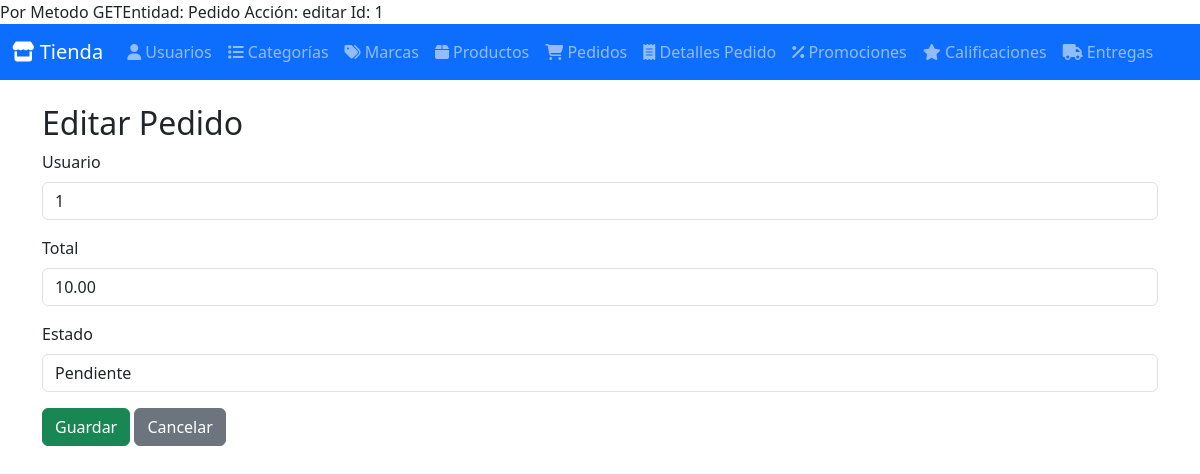
The page /index.php?entity=Pedido&action=editar&id=1 on the database its author committed.
### tables this page shows
CREATE TABLE pedidos (
    id INT AUTO_INCREMENT PRIMARY KEY,
    id_usuario INT,
    total DECIMAL(10,2) NOT NULL,
    estado ENUM('pendiente', 'enviado', 'entregado', 'cancelado') DEFAULT 'pendiente',
    fecha_pedido DATE DEFAULT (CURDATE()),
    FOREIGN KEY (id_usuario) REFERENCES usuarios(id) ON DELETE CASCADE
);

### Model/ClassPedido.php (called while the page is built, shortened)
<?php
require_once BASE_PATH . DIRECTORY_SEPARATOR . 'Config' . DIRECTORY_SEPARATOR . 'ClassDatabase.php';
class ClassPedido {
    private $conn;
    public function __construct() {
        $db = new ClassDatabase();
        $this->conn = $db->getConnection();
    }
    public function getPedidoById($id) {
        $query = "SELECT * FROM pedidos WHERE id = :id";
        $stmt = $this->conn->prepare($query);
        $stmt->bindParam(':id', $id);
        $stmt->execute();
        return $stmt->fetch(PDO::FETCH_ASSOC);
    }
}
?>

### Config/ClassDatabase.php (called while the page is built, shortened)
<?php
class ClassDatabase {
    private $host = 'localhost';
    private $db_name = 'bd_tienda_dulces';
    private $username = 'root';
    private $password = 'password';
    public function getConnection() {
        $this->conn = null;
        try {
            $this->conn = new PDO("mysql:host={$this->host};dbname={$this->db_name}", $this->username, $this->password);
            $this->conn->setAttribute(PDO::ATTR_ERRMODE, PDO::ERRMODE_EXCEPTION);
        } catch (PDOException $e) {
            echo "Error de conexión: " . $e->getMessage();
        }
        return $this->conn;
    }
}
?>

### Controller/ClassPedidoController.php (called while the page is built, shortened)
<?php
require_once BASE_PATH . DIRECTORY_SEPARATOR . 'Model' . DIRECTORY_SEPARATOR . 'ClassPedido.php';
class ClassPedidoController {
    public function getPedidoByIdController($id) {
        $pedidoModel = new ClassPedido();
        return $pedidoModel->getPedidoById($id);
    }
}
?>

### View/Pedido/formPedido.php (the view, shortened to what this page needs)
<?php
$pedido = $elemento ?? null;
$pedido = $pedido ?? ['id' => '', 'id_usuario' => '', 'total' => '', 'estado' => 'pendiente'];
$isEdit = !empty($pedido['id']);
?>
<h2><?php echo $isEdit ? 'Editar Pedido' : 'Registrar Pedido'; ?></h2>
<form method="POST" action="index.php">
    <div class="mb-3">
        <label class="form-label">Usuario</label>
        <input type="text" name="id_usuario" class="form-control" value="<?php echo htmlspecialchars($pedido['id_usuario']); ?>" required>
    </div>
    <div class="mb-3">
        <label class="form-label">Total</label>
        <input type="number" step="0.01" name="total" class="form-control" value="<?php echo htmlspecialchars($pedido['total']); ?>" required>
    </div>
    <div class="mb-3">
        <label class="form-label">Estado</label>
        <select name="estado" class="form-control">
            <option value="pendiente" <?php echo ($pedido['estado'] == 'pendiente') ? 'selected' : ''; ?>>Pendiente</option>
        </select>
    </div>
    <button type="submit" class="btn btn-success">Guardar</button>
    <a href="index.php?entity=Pedido&action=listar" class="btn btn-secondary">Cancelar</a>
</form>

### rows shown on the page
pedidos: id_usuario "1", total "10.00", estado "Pendiente"

### other values the page prints
$entity "Pedido"
$action "editar"
$id "1"
$label "Usuarios Categorías Marcas Productos Pedidos Detalles Pedido Promociones Calificaciones Entregas"
